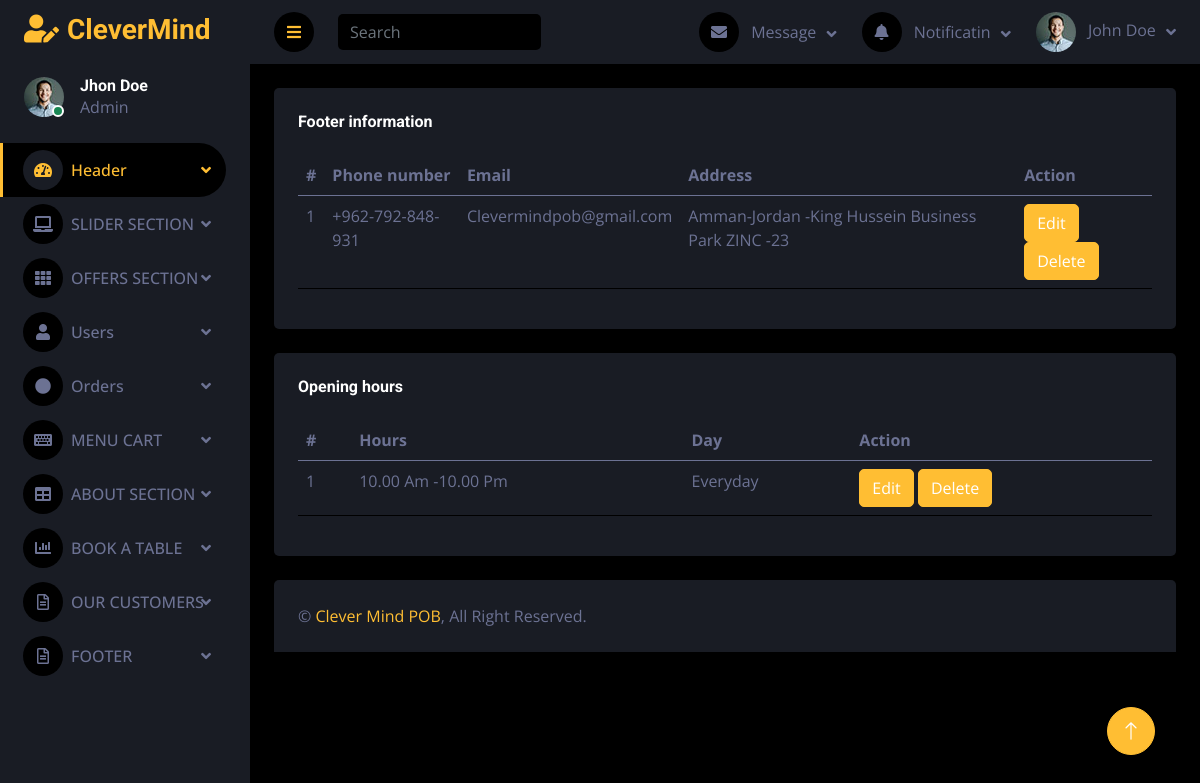
Page /darkpan-1.0.0/contact_view_info.php on the committed database.
### tables this page shows
CREATE TABLE `contact_info` (
  `id` int(100) NOT NULL,
  `phone_number` varchar(250) NOT NULL,
  `email` varchar(250) NOT NULL,
  `address` varchar(250) NOT NULL
);

CREATE TABLE `opening_hours` (
  `id` int(100) NOT NULL,
  `time` varchar(250) NOT NULL,
  `day` varchar(100) NOT NULL
);

### darkpan-1.0.0/contact_view_info.php (the view, shortened to what this page needs)
<?php
require_once("conn.php");
?>
<!DOCTYPE html>
<html lang="en">
<head>
    <link href="https://cdnjs.cloudflare.com/ajax/libs/font-awesome/5.10.0/css/all.min.css" rel="stylesheet">
    <link href="https://cdn.jsdelivr.net/npm/bootstrap-icons@1.4.1/font/bootstrap-icons.css" rel="stylesheet">
    <link href="lib/owlcarousel/assets/owl.carousel.min.css" rel="stylesheet">
    <link href="lib/tempusdominus/css/tempusdominus-bootstrap-4.min.css" rel="stylesheet" />
    <link href="css/bootstrap.min.css" rel="stylesheet">
    <link href="css/style.css" rel="stylesheet">
</head>
<body>
    <div class="container-fluid position-relative d-flex p-0">
        <div class="sidebar pe-4 pb-3">
            <nav class="navbar bg-secondary navbar-dark">
                <a href="index.html" class="navbar-brand mx-4 mb-3">
                    <h3 class="text-primary"><i class="fa fa-user-edit me-2"></i>CleverMind</h3>
                </a>
                <div class="d-flex align-items-center ms-4 mb-4">
                    <div class="position-relative">
                        <img class="rounded-circle" src="img/user.jpg" alt="" style="width: 40px; height: 40px;">
                        <div class="bg-success rounded-circle border border-2 border-white position-absolute end-0 bottom-0 p-1"></div>
                    </div>
                    <div class="ms-3">
                        <h6 class="mb-0">Jhon Doe</h6>
                        <span>Admin</span>
                    </div>
                </div>
                <div class="navbar-nav w-100">
                <div class="nav-item dropdown">
                    <a href="index.html" class="nav-link dropdown-toggle active" data-bs-toggle="dropdown"><i class="fa fa-tachometer-alt me-2"></i>Header</a>
                </div>
                <div class="nav-item dropdown">
                    <a href="#" class="nav-link dropdown-toggle" data-bs-toggle="dropdown"><i class="fa fa-laptop me-2"></i>SLIDER SECTION</a>
                </div>
                <div class="nav-item dropdown">
                    <a href="widget.html" class="nav-link dropdown-toggle " data-bs-toggle="dropdown"><i class="fa fa-th me-2"></i>OFFERS SECTION</a>
                </div>
                <div class="nav-item dropdown">
                    <a href="widget.html" class="nav-link dropdown-toggle " data-bs-toggle="dropdown"><i class="fa fa-user me-2"></i>Users</a>
                </div>
                <div class="nav-item dropdown">
                    <a href="widget.html" class="nav-link dropdown-toggle " data-bs-toggle="dropdown"><i class="fa fa-circle me-2"></i>Orders</a>
                </div>
                <div class="nav-item dropdown">
                    <a href="form.html" class="nav-link dropdown-toggle " data-bs-toggle="dropdown"><i class="fa fa-keyboard me-2"></i>MENU CART</a>
                </div>
                <div class="nav-item dropdown">
                    <a href="table.html" class="nav-link dropdown-toggle " data-bs-toggle="dropdown"><i class="fa fa-table me-2"></i>ABOUT SECTION</a>
                </div>
                <div class="nav-item dropdown">
                    <a href="chart.html" class="nav-link dropdown-toggle " data-bs-toggle="dropdown"><i class="fa fa-chart-bar me-2"></i>BOOK A TABLE</a>
                </div>
                <div class="nav-item dropdown">
                    <a href="#" class="nav-link dropdown-toggle" data-bs-toggle="dropdown"><i class="far fa-file-alt me-2"></i>OUR CUSTOMERS</a>
                </div>
                <div class="nav-item dropdown">
                    <a href="#" class="nav-link dropdown-toggle" data-bs-toggle="dropdown"><i class="far fa-file-alt me-2"></i>FOOTER</a>
                </div>
            </div>
            </nav>
        </div>
        <div class="content">
            <nav class="navbar navbar-expand bg-secondary navbar-dark sticky-top px-4 py-0">
                <a href="#" class="sidebar-toggler flex-shrink-0">
                    <i class="fa fa-bars"></i>
                </a>
                <form class="d-none d-md-flex ms-4">
                    <input class="form-control bg-dark border-0" type="search" placeholder="Search">
                </form>
                <div class="navbar-nav align-items-center ms-auto">
                    <div class="nav-item dropdown">
                        <a href="#" class="nav-link dropdown-toggle" data-bs-toggle="dropdown">
                            <i class="fa fa-envelope me-lg-2"></i>
                            <span class="d-none d-lg-inline-flex">Message</span>
                        </a>
                    </div>
                    <div class="nav-item dropdown">
                        <a href="#" class="nav-link dropdown-toggle" data-bs-toggle="dropdown">
                            <i class="fa fa-bell me-lg-2"></i>
                            <span class="d-none d-lg-inline-flex">Notificatin</span>
                        </a>
                    </div>
                    <div class="nav-item dropdown">
                        <a href="#" class="nav-link dropdown-toggle" data-bs-toggle="dropdown">
                            <img class="rounded-circle me-lg-2" src="img/user.jpg" alt="" style="width: 40px; height: 40px;">
                            <span class="d-none d-lg-inline-flex">John Doe</span>
                        </a>
                    </div>
                </div>
            </nav>
            <div class="container-fluid pt-4 px-4">
                <div class="row g-4">
                    <div class="col-12">
                        <div class="bg-secondary rounded h-100 p-4">
                            <h6 class="mb-4">Footer information</h6>
                            <div class="table-responsive">
                        <table class="table">
                      <thead>
                        <tr>
                          <th>
                            #
                          </th>
                          <th>
                            Phone number
                          </th>
                          <th>
                            Email
                          </th>
                          <th>
                            Address
                          </th>
                          <th>
                            Action
                          </th>
                        </tr>
                      </thead>
                      <tbody>
                      <?php
                      $sql = "SELECT * FROM contact_info";
                                $result = mysqli_query($conn, $sql);
                                $countRow = mysqli_num_rows($result);
                                if ($countRow > 0) {
                                    $i = 1;
                                    while ($row = mysqli_fetch_assoc($result)) {
                                        echo "
                                        <tr>
                                        <td>{$i}</td>
                                        <td>{$row['phone_number']}</td>
                                        <td>{$row['email']}</td>
                                        <td>{$row['address']}</td>
                                        <td>
                                        <a href='contact_add_info.php?edit={$row['id']}'>
                                        <button data-toggle='tooltip' title='Edit' class='btn btn-primary mr-2'>
                                        Edit
                                        </button>
                                        </a>
                                        <a href='contact_view_info.php?delete={$row['id']}'>
                                          <button data-toggle='tooltip' title='Trash' class='btn btn-primary mr-2'>
                                          Delete
                                          </button>
                                          </a>
                                        </td>
                                        </tr>
                                        ";
                                        $i++;
                                    }
                                }
                                ?>
                      </tbody>
                    </table>
                            </div>
                        </div>
                    </div>
                    <div class="col-12">
                        <div class="bg-secondary rounded h-100 p-4">
                            <h6 class="mb-4">Opening hours</h6>
                            <div class="table-responsive">
                        <table class="table">
                      <thead>
                        <tr>
                          <th>
                            #
                          </th>
                          <th>
                            Hours
                          </th>
                          <th>
                            Day
                          </th>
                          <th>
                            Action
                          </th>
                        </tr>
                      </thead>
                      <tbody>
                      <?php
                      $sql = "SELECT * FROM opening_hours";
                                $result = mysqli_query($conn, $sql);
                                $countRow = mysqli_num_rows($result);
                                if ($countRow > 0) {
                                    $i = 1;
                                    while ($row = mysqli_fetch_assoc($result)) {
                                        echo "
                                        <tr>
                                        <td>{$i}</td>
                                        <td>{$row['time']}</td>
                                        <td>{$row['day']}</td>
                                        <td>
                                        <a href='contact_add_info.php?edit={$row['id']}'>
                                        <button data-toggle='tooltip' title='Edit' class='btn btn-primary mr-2'>
                                        Edit
                                        </button>
                                        </a>
                                        <a href='contact_view_info.php?deleteO={$row['id']}'>
                                          <button data-toggle='tooltip' title='Trash' class='btn btn-primary mr-2'>
                                          Delete
                                          </button>
                                          </a>
                                        </td>
                                        </tr>
                                        ";
                                        $i++;
                                    }
                                }
                                ?>
                      </tbody>
                    </table>
                            </div>
                        </div>
                    </div>
                </div>
            </div>
            <div class="container-fluid pt-4 px-4">
                <div class="bg-secondary rounded-top p-4">
                    <div class="row">
                        <div class="col-12 col-sm-6 text-center text-sm-start">
                            &copy; <a href="#">Clever Mind POB</a>, All Right Reserved.
                        </div>
                    </div>
                </div>
            </div>
        </div>
        <a href="#" class="btn btn-lg btn-primary btn-lg-square back-to-top"><i class="bi bi-arrow-up"></i></a>
    </div>
</body>
</html>

### darkpan-1.0.0/css/style.css (style rules this page uses)
:root { --primary: #ffbe33; --secondary: #191C24; --light: #6C7293; --dark: #000000; }
.back-to-top { position: fixed; display: none; right: 45px; bottom: 45px; z-index: 99; }
.btn { transition: .5s; }
.btn-lg-square { width: 48px; height: 48px; }
.btn-square, .btn-sm-square, .btn-lg-square { padding: 0; display: inline-flex; align-items: center; justify-content: center; font-weight: normal; border-radius: 50px; }
.sidebar { position: fixed; top: 0; left: 0; bottom: 0; width: 250px; height: 100vh; overflow-y: auto; background: var(--secondary); transition: 0.5s; z-index: 999; }
.content { margin-left: 250px; min-height: 100vh; background: var(--dark); transition: 0.5s; }
@media (min-width: 992px) { .sidebar { margin-left: 0; } }
@media (min-width: 992px) { .content { width: calc(100% - 250px); } }
.sidebar .navbar .navbar-nav .nav-link { padding: 7px 20px; color: var(--light); font-weight: 500; border-left: 3px solid var(--secondary); border-radius: 0 30px 30px 0; outline: none; }
.sidebar .navbar .navbar-nav .nav-link:hover, .sidebar .navbar .navbar-nav .nav-link.active { color: var(--primary); background: var(--dark); border-color: var(--primary); }
.sidebar .navbar .navbar-nav .nav-link i { width: 40px; height: 40px; display: inline-flex; align-items: center; justify-content: center; background: var(--dark); border-radius: 40px; }
.sidebar .navbar .navbar-nav .nav-link:hover i, .sidebar .navbar .navbar-nav .nav-link.active i { background: var(--secondary); }
.sidebar .navbar .dropdown-toggle::after { position: absolute; top: 15px; right: 15px; border: none; content: "\f107"; font-family: "Font Awesome 5 Free"; font-weight: 900; transition: .5s; }
.content .navbar .navbar-nav .nav-link { margin-left: 25px; padding: 12px 0; color: var(--light); outline: none; }
.content .navbar .sidebar-toggler, .content .navbar .navbar-nav .nav-link i { width: 40px; height: 40px; display: inline-flex; align-items: center; justify-content: center; background: var(--dark); border-radius: 40px; }
.content .navbar .dropdown-toggle::after { margin-left: 6px; vertical-align: middle; border: none; content: "\f107"; font-family: "Font Awesome 5 Free"; font-weight: 900; transition: .5s; }

### rows in the picture
contact_info: phone_number "+962-792-848-931", email "Clevermindpob@gmail.com", address "Amman-Jordan -King Hussein Business Park ZINC -23"
opening_hours: time "10.00 Am -10.00 Pm", day "Everyday"
